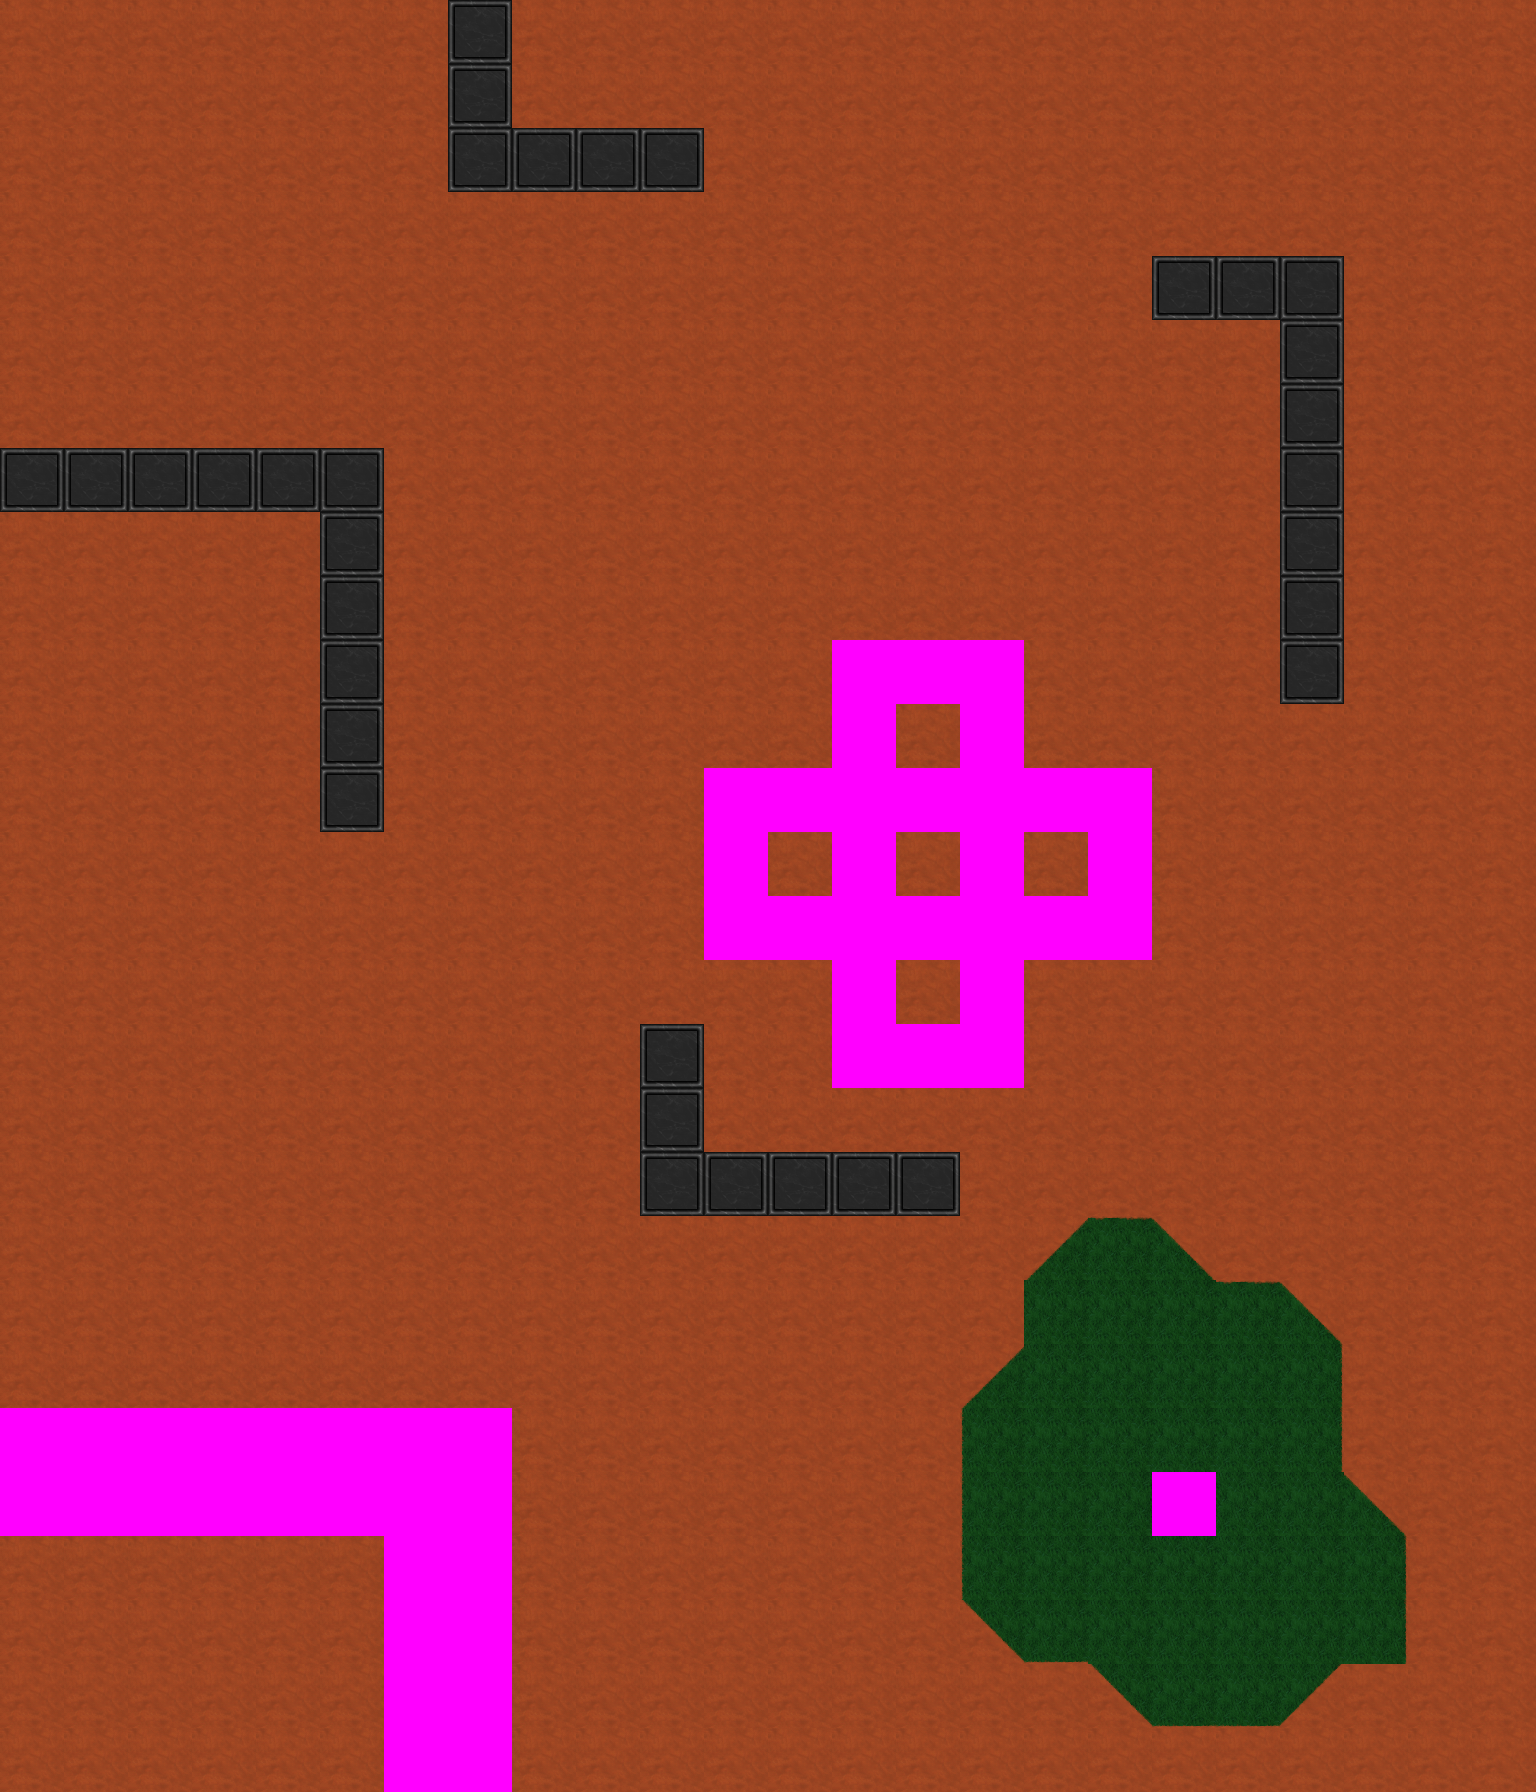

A 2D game scene composited from a Tiled map and its tileset images. What follows is a short description and the map's XML, with each tile layer's data collapsed to a summary:
An orthogonal 24x28 tile map with 64x64 px tiles, 1 tile layer (Tile Layer 1) and 193 objects.

<map version="1.5" tiledversion="1.6.0" orientation="orthogonal" renderorder="right-down" width="24" height="28" tilewidth="64" tileheight="64" infinite="0" nextlayerid="15" nextobjectid="702">
 <editorsettings>
  <export target="map_o6.json" format="json" />
 </editorsettings>
 <tileset firstgid="1" name="tiles" tilewidth="64" tileheight="64" spacing="2" margin="1" tilecount="15" columns="3">
  <image source="tiles.png" width="198" height="330" />
  <tile id="0">
   <properties>
    <property name="collide" type="bool" value="false" />
   </properties>
  </tile>
  <tile id="1">
   <properties>
    <property name="collide" type="bool" value="false" />
   </properties>
  </tile>
  <tile id="2">
   <properties>
    <property name="collide" type="bool" value="false" />
   </properties>
  </tile>
  <tile id="3">
   <properties>
    <property name="collide" type="bool" value="false" />
   </properties>
  </tile>
  <tile id="4">
   <properties>
    <property name="collide" type="bool" value="false" />
   </properties>
  </tile>
  <tile id="5">
   <properties>
    <property name="collide" type="bool" value="false" />
   </properties>
  </tile>
  <tile id="6">
   <properties>
    <property name="collide" type="bool" value="false" />
   </properties>
  </tile>
  <tile id="7">
   <properties>
    <property name="collide" type="bool" value="false" />
   </properties>
  </tile>
  <tile id="8">
   <properties>
    <property name="collide" type="bool" value="false" />
   </properties>
  </tile>
  <tile id="9">
   <properties>
    <property name="collide" type="bool" value="false" />
   </properties>
  </tile>
  <tile id="10">
   <properties>
    <property name="collide" type="bool" value="false" />
   </properties>
  </tile>
  <tile id="11">
   <properties>
    <property name="collide" type="bool" value="false" />
   </properties>
  </tile>
  <tile id="12">
   <properties>
    <property name="collide" type="bool" value="true" />
   </properties>
  </tile>
  <tile id="13">
   <properties>
    <property name="collide" type="bool" value="true" />
   </properties>
  </tile>
  <tile id="14">
   <properties>
    <property name="collide" type="bool" value="true" />
   </properties>
  </tile>
 </tileset>
 <layer id="1" name="Tile Layer 1" width="24" height="28">
  <data>[672 cells, 672 non-empty, 12 distinct tile ids]</data>
 </layer>
 <objectgroup id="11" name="fireplaces">
  <object id="604" x="254.545" y="569.697">
   <point />
  </object>
 </objectgroup>
 <objectgroup id="10" name="player">
  <object id="508" x="124.242" y="1657.58">
   <point />
  </object>
 </objectgroup>
 <objectgroup id="14" name="trees2">
  <object id="509" x="266.667" y="254.545">
   <point />
  </object>
  <object id="510" x="687.879" y="600">
   <point />
  </object>
  <object id="511" x="1245.45" y="457.576">
   <point />
  </object>
  <object id="512" x="1084.85" y="966.667">
   <point />
  </object>
  <object id="513" x="245.455" y="775.758">
   <point />
  </object>
  <object id="514" x="554.545" y="1054.55">
   <point />
  </object>
  <object id="515" x="915.152" y="803.03">
   <point />
  </object>
  <object id="516" x="500" y="881.818">
   <point />
  </object>
  <object id="517" x="1027.27" y="1400">
   <point />
  </object>
  <object id="518" x="330.303" y="1312.12">
   <point />
  </object>
  <object id="519" x="1293.94" y="1209.09">
   <point />
  </object>
  <object id="520" x="775.758" y="1127.27">
   <point />
  </object>
 </objectgroup>
 <objectgroup id="9" name="creatures">
  <object id="615" x="663.636" y="251.515">
   <point />
  </object>
  <object id="616" x="696.97" y="333.333">
   <point />
  </object>
  <object id="617" x="921.212" y="351.515">
   <point />
  </object>
  <object id="618" x="1100" y="475.758">
   <point />
  </object>
  <object id="619" x="1203.03" y="363.636">
   <point />
  </object>
  <object id="620" x="1106.06" y="245.455">
   <point />
  </object>
  <object id="621" x="1206.06" y="139.394">
   <point />
  </object>
  <object id="622" x="1103.03" y="27.2727">
   <point />
  </object>
  <object id="623" x="1387.88" y="63.6364">
   <point />
  </object>
  <object id="624" x="1463.64" y="163.636">
   <point />
  </object>
  <object id="625" x="1433.33" y="287.879">
   <point />
  </object>
  <object id="626" x="893.939" y="375.758">
   <point />
  </object>
  <object id="627" x="872.727" y="269.697">
   <point />
  </object>
  <object id="628" x="445.455" y="272.727">
   <point />
  </object>
 </objectgroup>
 <objectgroup id="8" name="well">
  <object id="701" x="606.061" y="66.6667">
   <point />
  </object>
 </objectgroup>
 <objectgroup id="6" name="blood">
  <object id="629" x="872.727" y="290.909">
   <point />
  </object>
  <object id="630" x="800" y="206.061">
   <point />
  </object>
  <object id="631" x="863.636" y="151.515">
   <point />
  </object>
  <object id="632" x="730.303" y="75.7576">
   <point />
  </object>
  <object id="633" x="830.303" y="24.2424">
   <point />
  </object>
  <object id="634" x="948.485" y="184.848">
   <point />
  </object>
  <object id="635" x="1109.09" y="139.394">
   <point />
  </object>
  <object id="636" x="1290.91" y="224.242">
   <point />
  </object>
  <object id="637" x="1463.64" y="484.848">
   <point />
  </object>
  <object id="638" x="1418.18" y="612.121">
   <point />
  </object>
  <object id="639" x="1445.45" y="851.515">
   <point />
  </object>
  <object id="640" x="1248.48" y="806.061">
   <point />
  </object>
  <object id="641" x="1151.52" y="724.242">
   <point />
  </object>
  <object id="642" x="787.879" y="612.121">
   <point />
  </object>
  <object id="643" x="615.152" y="484.848">
   <point />
  </object>
  <object id="644" x="469.697" y="542.424">
   <point />
  </object>
  <object id="645" x="551.515" y="624.242">
   <point />
  </object>
  <object id="646" x="857.576" y="790.909">
   <point />
  </object>
  <object id="647" x="927.273" y="933.333">
   <point />
  </object>
  <object id="648" x="1136.36" y="1127.27">
   <point />
  </object>
  <object id="649" x="936.364" y="1118.18">
   <point />
  </object>
  <object id="650" x="730.303" y="1121.21">
   <point />
  </object>
  <object id="651" x="627.273" y="1303.03">
   <point />
  </object>
  <object id="652" x="375.758" y="1378.79">
   <point />
  </object>
  <object id="653" x="309.091" y="1593.94">
   <point />
  </object>
  <object id="654" x="154.545" y="1581.82">
   <point />
  </object>
  <object id="655" x="296.97" y="1687.88">
   <point />
  </object>
  <object id="656" x="196.97" y="1669.7">
   <point />
  </object>
  <object id="657" x="254.545" y="1742.42">
   <point />
  </object>
  <object id="658" x="57.5758" y="1639.39">
   <point />
  </object>
  <object id="659" x="84.8485" y="1721.21">
   <point />
  </object>
  <object id="660" x="1190.91" y="1766.67">
   <point />
  </object>
  <object id="661" x="1415.15" y="1721.21">
   <point />
  </object>
  <object id="662" x="690.909" y="1718.18">
   <point />
  </object>
  <object id="663" x="821.212" y="1654.55">
   <point />
  </object>
  <object id="664" x="1327.27" y="1548.48">
   <point />
  </object>
 </objectgroup>
 <objectgroup id="7" name="corpses">
  <object id="576" x="987.879" y="96.9697">
   <point />
  </object>
  <object id="577" x="1384.85" y="48.4848">
   <point />
  </object>
  <object id="578" x="1336.36" y="906.061">
   <point />
  </object>
  </objectgroup>
 <objectgroup id="2" name="trees">
  <!-- 100 objects omitted --></objectgroup>
 <objectgroup id="12" name="glows">
  <!-- 89 objects omitted --></objectgroup>
 <objectgroup id="4" name="flower1">
  <!-- 87 objects omitted --></objectgroup>
 <objectgroup id="5" name="flower2">
  <!-- 71 objects omitted --></objectgroup>
 <objectgroup id="3" name="flower3">
  <!-- 60 objects omitted --></objectgroup>
 <objectgroup id="13" name="monstrosities">
  <!-- 10 objects omitted --></objectgroup>
</map>
<!-- 125 of 193 objects omitted -->